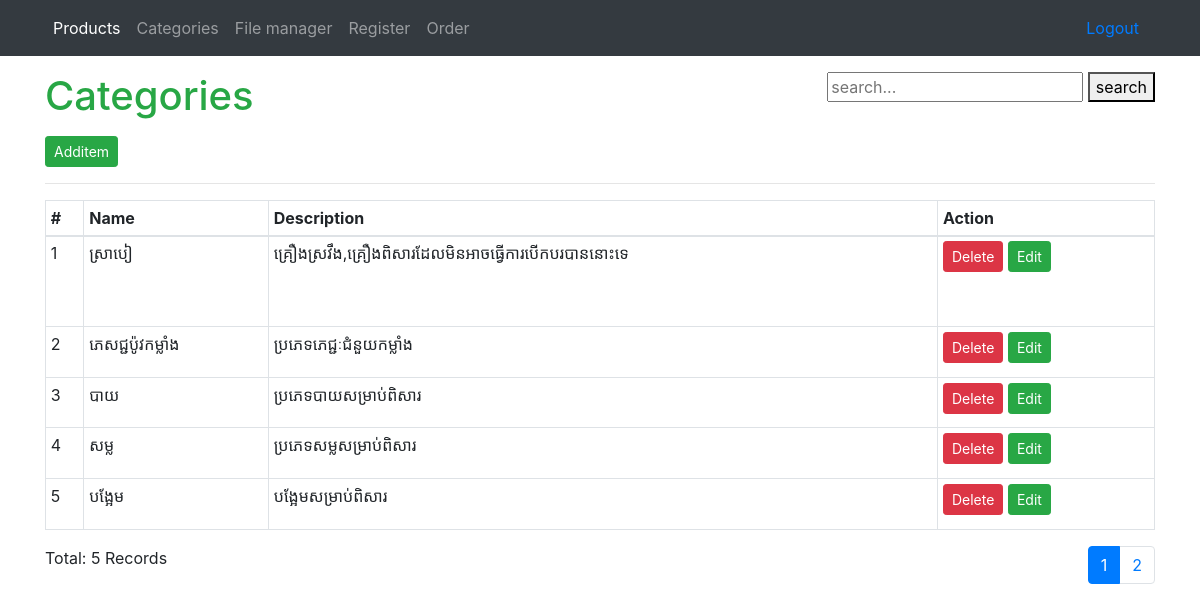
Screenshot of /categories/index.php (signed in) with the database file from the repository.
### tables this page shows
CREATE TABLE `categories` (
  `id` int(11) NOT NULL,
  `name` varchar(45) NOT NULL,
  `description` varchar(100) NOT NULL,
  `Op_category` int(11) NOT NULL,
  `active` varchar(45) NOT NULL DEFAULT '1'
);

### categories/index.php (the view, shortened to what this page needs)
<?php
include('../function.php');
    $page = 1;
    $sql = "select * from categories where active = 1 limit ?,".ROW;
    $cats = paginate($page, $sql);
 ?>
<?php include("../templates/header.php"); ?>
<div class="d-flex justify-content-between mb-2">
    <h1 class="text text-success text-sm">Categories</h1>
        <div>
            <form >
                <input type="text" name='q' placeholder="search..."> <button>search</button>
            </form>
        </div>
    </div>
        <div class="row">
            <div class="col-6">
                <a href="create.php" class="btn btn-success btn-sm">Additem</a>
            </div>
        </div>
        <hr>
                <table class="table table-bordered table-sm">
                    <thead>
                        <tr>
                            <th>#</th>
                            <th>Name</th>
                            <th>Description</th>
                            <th>Action</th>
                        </tr>
                    </thead>
                    <tbody>
                        <?php
                            $pagex = @$_GET['page'];
                            if(!$pagex)
                            {
                                $pagex = 1;
                            }
                            $i = ROW * ($pagex-1) + 1;
                        ?>
                        <?php   foreach ( $cats as  $c){?>
                            <tr>
                                <td><?php echo $i++;?></td>
                                <td><?php echo $c['name'];?></td>
                                <td><?php echo $c['description'];?></td>
                                <td>
                                    <a href="delete.php?id=<?php echo $c['id'];?> " onclick="return confirm('Do you want to delete?')"
                                    class="btn btn-danger btn-sm">Delete</a>
                                    <a href="edit.php?id=<?php echo $c['id'];?>" class="btn btn-success btn-sm">Edit</a>
                                </td>
                            </tr>
                        <?php  }?>
                    </tbody>
                </table>
                <div class="d-flex justify-content-between">
                    <p>
                         Total: <?php  echo mysqli_num_rows($cats);?> Records
                    </p>
                </div>
<?php include("../templates/footer.php"); ?>

### rows the page displays
categories: name "ស្រាបៀ", description "គ្រឿងស្រវឹង,គ្រឿងពិសារដែលមិនអាចធ្វើការបើកបរបាននោះទេ"
categories: name "ភេសជ្ជប៉ូវកម្លាំង", description "ប្រភេទភេជ្ជៈជំនួយកម្លាំង"
categories: name "បាយ", description "ប្រភេទបាយសម្រាប់ពិសារ"
categories: name "សម្ល", description "ប្រភេទសម្លសម្រាប់ពិសារ"
categories: name "បង្អែម", description "បង្អែមសម្រាប់ពិសារ"

### other values shown
mysqli_num_rows($cats) "5"
